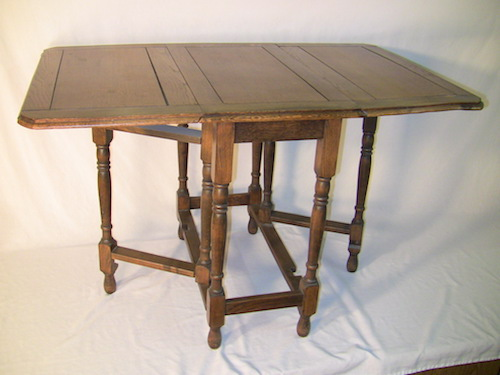
#> input picture 6.ML/data/table.jpg, 500 x 375 px
$ python desc.py
#> lines starting #> are read from the running program, lines starting #| are printed output that depends on the picture; after the words box and inside, x2 and y2 are one past the last pixel; in counts of white or black regions, pixels touching at a corner belong together
# -*- coding: utf-8 -*-
from __future__ import unicode_literals
import numpy as np
import cv2 as cv
import matplotlib.pyplot as mp
original = cv.imread('../../data/table.jpg')
#> original is the input picture: shape (375, 500, 3); mean B, G, R 157.7, 169.6, 182.9
cv.imshow('Original', original)
gray = cv.cvtColor(original, cv.COLOR_BGR2GRAY)
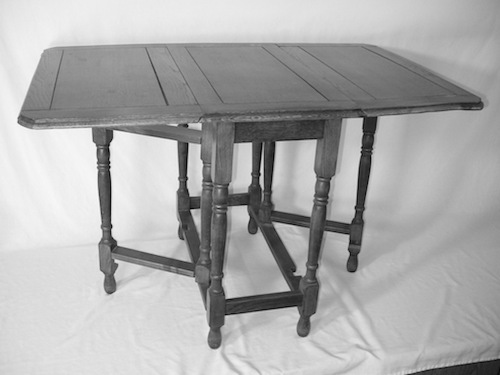
#> gray: shape (375, 500); min 2, max 251, mean 172.2
cv.imshow('Gray', gray)
star = cv.xfeatures2d.StarDetector_create()
keypoints = star.detect(gray)
#> keypoints = 151 keypoints; strongest (x, y, size): (239, 215, 16), (243, 151, 16), (295, 239, 22), (241, 182, 16)
sift = cv.xfeatures2d.SIFT_create()
keypoints, desc = sift.compute(gray, keypoints)
mixture = original.copy()
cv.drawKeypoints(original, keypoints, mixture,
                 flags=cv.DRAW_MATCHES_FLAGS_DRAW_RICH_KEYPOINTS)
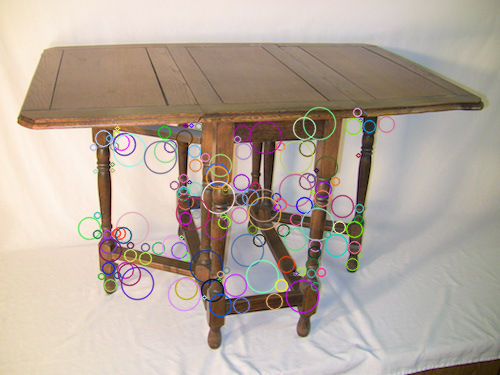
#> mixture: shape (375, 500, 3); 8.01% of pixels changed, all inside (x1, y1, x2, y2) = (77, 106, 396, 318)
cv.imshow('Mixture', mixture)
mp.matshow(desc, cmap='jet', fignum='Description')
mp.title('Description', fontsize=20)
mp.xlabel('Feature', fontsize=14)
mp.ylabel('Sample', fontsize=14)
mp.tick_params(which='both', top=False, labeltop=False,
               labelbottom=True, labelsize=10)
mp.show()
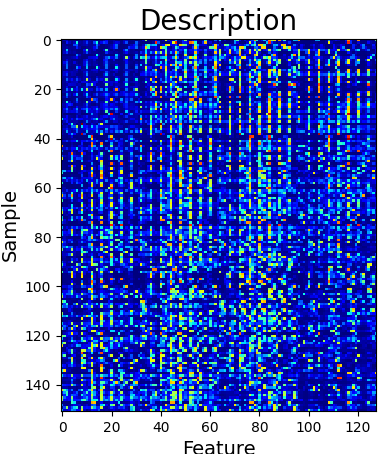
#> figure drawn by matplotlib, 1 panel
